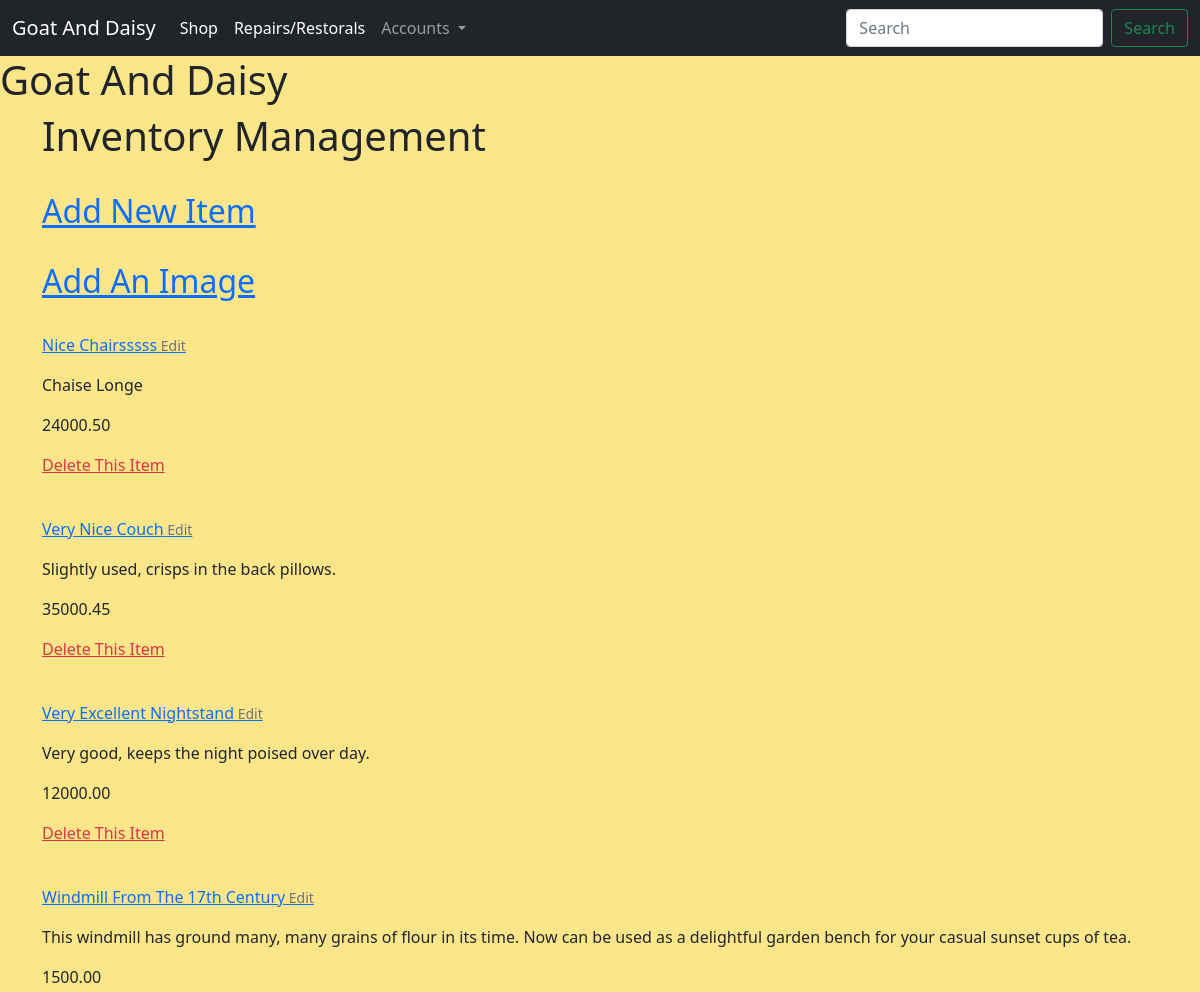
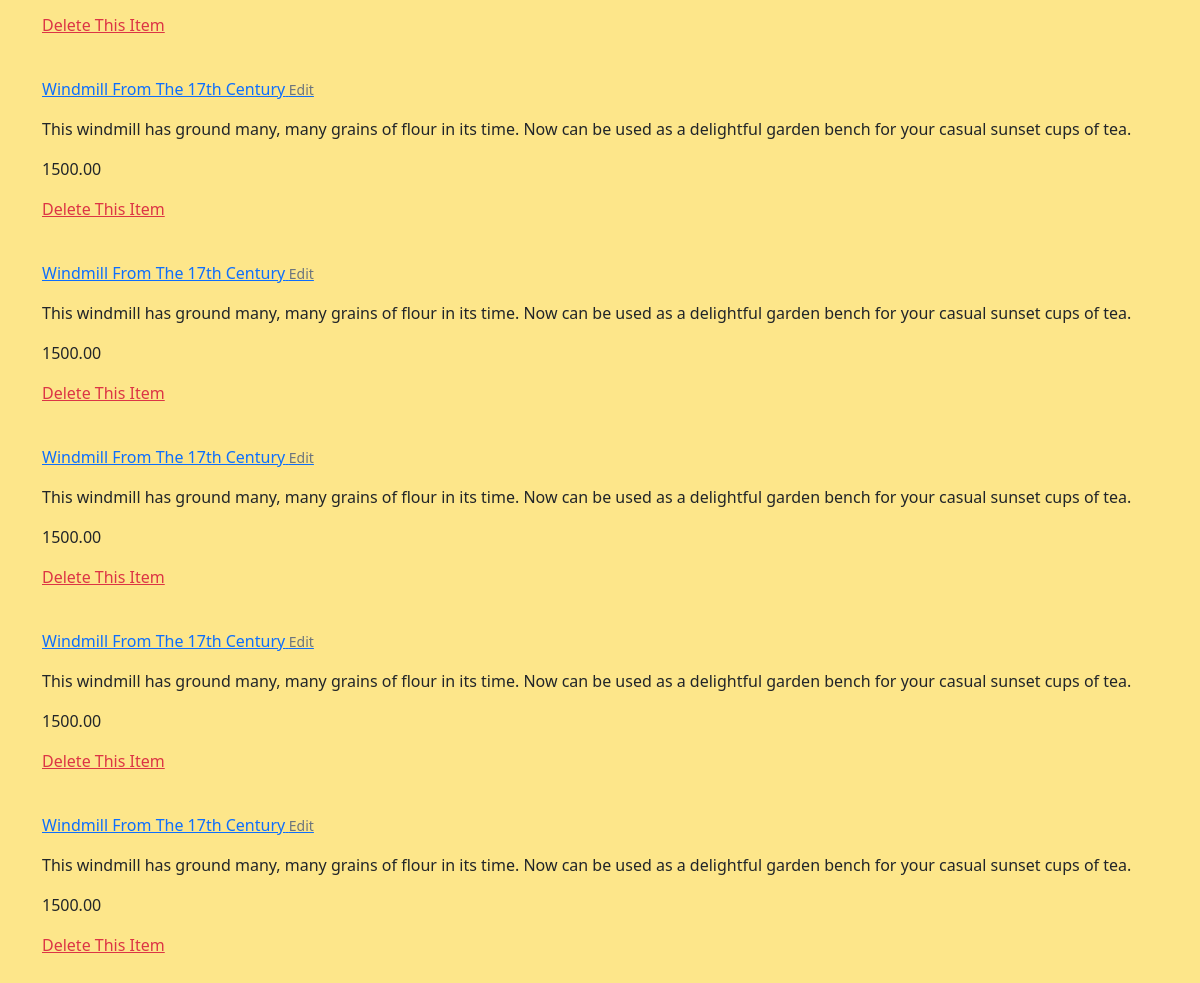
/shop/staff-manage-items/, run on an earlier commit of the app's database (2 pictures, top to bottom).
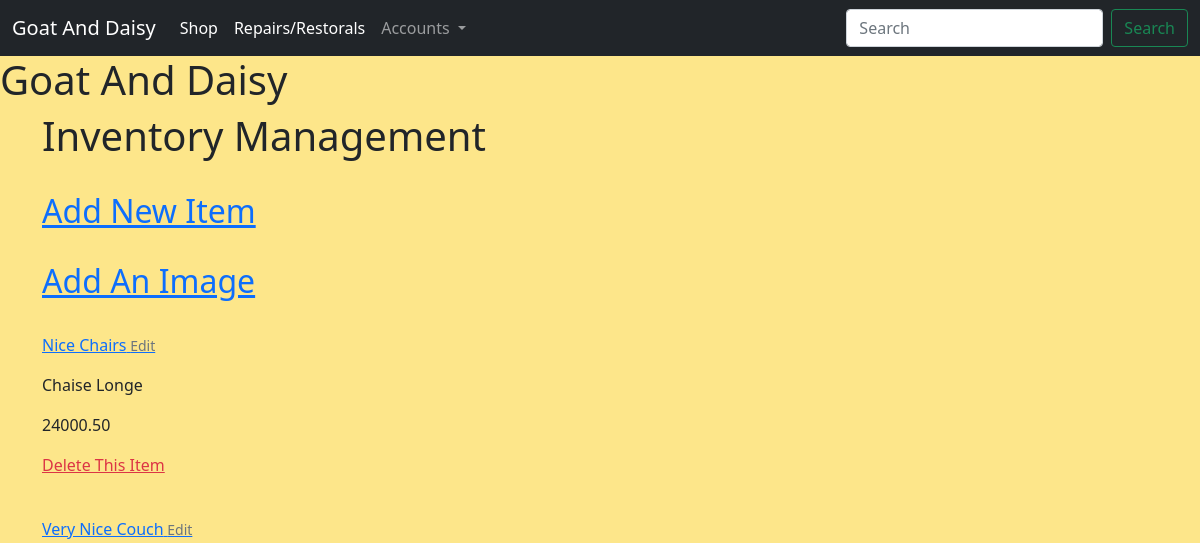
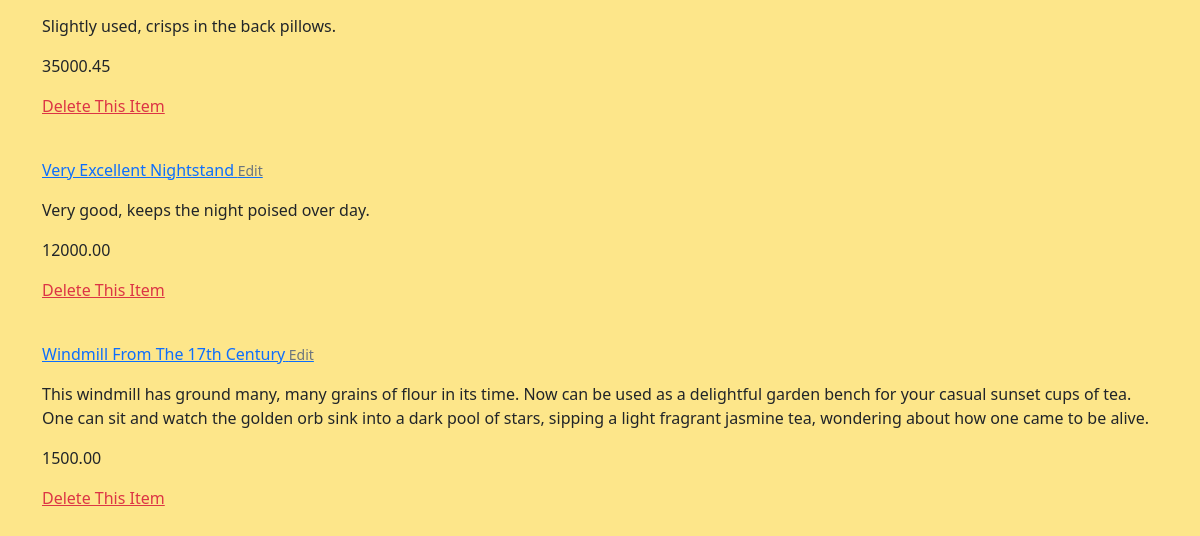
And on a later commit of the database (2 pictures, top to bottom).
### shop/models.py (models this page shows, shortened)
class ShopItems(models.Model):
    title = models.CharField(max_length=255)
    description = models.TextField()
    price = models.DecimalField(decimal_places=2, max_digits=12)
    class Meta:
        verbose_name_plural = "Shop Items"

### shop/views.py (the view)
# urls.py: path('staff-manage-items/', views.StaffManageItems.as_view(), name="staff_manage_items"),
class StaffManageItems(ListView):
    model = ShopItems
    template_name = 'shop/staff_manage_items.html'
    queryset = ShopItems.objects.prefetch_related('images').all()
    context_object_name = "products"

### profiles/templatetags/user_in_group_tag.py (called while the page is built)
@register.filter(name='has_group')
def has_group(user, group_name):
    try:
        group =  Group.objects.get(name=group_name)
    except Group.DoesNotExist:
        return False
    return group in user.groups.all()

### shop/templates/shop/staff_manage_items.html (shortened to what this page needs)
{% extends 'base.html' %}
{% block content %}
<h1>Inventory Management</h1>
<br>
<a href="{% url 'staff_add_item' %}">
    <h2>Add New Item</h2>
</a>
<br>
<a href="{% url 'staff_add_image' %}">
    <h2>Add An Image</h2>
</a>
<br>
{% for product in products %}
    <a href="{% url 'staff_update_item' pk=product.id %}">
        <p>{{ product.title }}<span class="text-muted small"> Edit</span></p>
    </a>
    <p>{{ product.description }}</p>
    <p>{{ product.price }}</p>
    <a href="{% url 'staff_delete_item' pk=product.id %}" class="text-danger">
        <p>Delete This Item</p>
    </a>
    <br>
{% endfor %}
{% endblock %}

What changed in the data, as far as the page shows it:
removed ShopItems: title "Windmill From The 17th Century", description "This windmill has ground many, many grains of flour in its time. Now can be used as a delightful garden bench for your casual sunset cups of tea.", price "1500.00"
removed ShopItems: title "Windmill From The 17th Century", description "This windmill has ground many, many grains of flour in its time. Now can be used as a delightful garden bench for your casual sunset cups of tea.", price "1500.00"
removed ShopItems: title "Windmill From The 17th Century", description "This windmill has ground many, many grains of flour in its time. Now can be used as a delightful garden bench for your casual sunset cups of tea.", price "1500.00"
removed ShopItems: title "Windmill From The 17th Century", description "This windmill has ground many, many grains of flour in its time. Now can be used as a delightful garden bench for your casual sunset cups of tea.", price "1500.00"
removed ShopItems: title "Windmill From The 17th Century", description "This windmill has ground many, many grains of flour in its time. Now can be used as a delightful garden bench for your casual sunset cups of tea.", price "1500.00"
changed ShopItems "Chaise Longe": title "Nice Chairsssss" → "Nice Chairs"
changed ShopItems "Windmill From The 17th Century": description "This windmill has ground many, many grains of flour in its time. Now can be used as a delightful garden bench for your casual sunset cups of tea." → "…sunset cups of tea. One can sit and watch the golden orb sink into a dark pool of stars, sipping a light fragrant jasmine tea, wondering about how one came to be alive."
